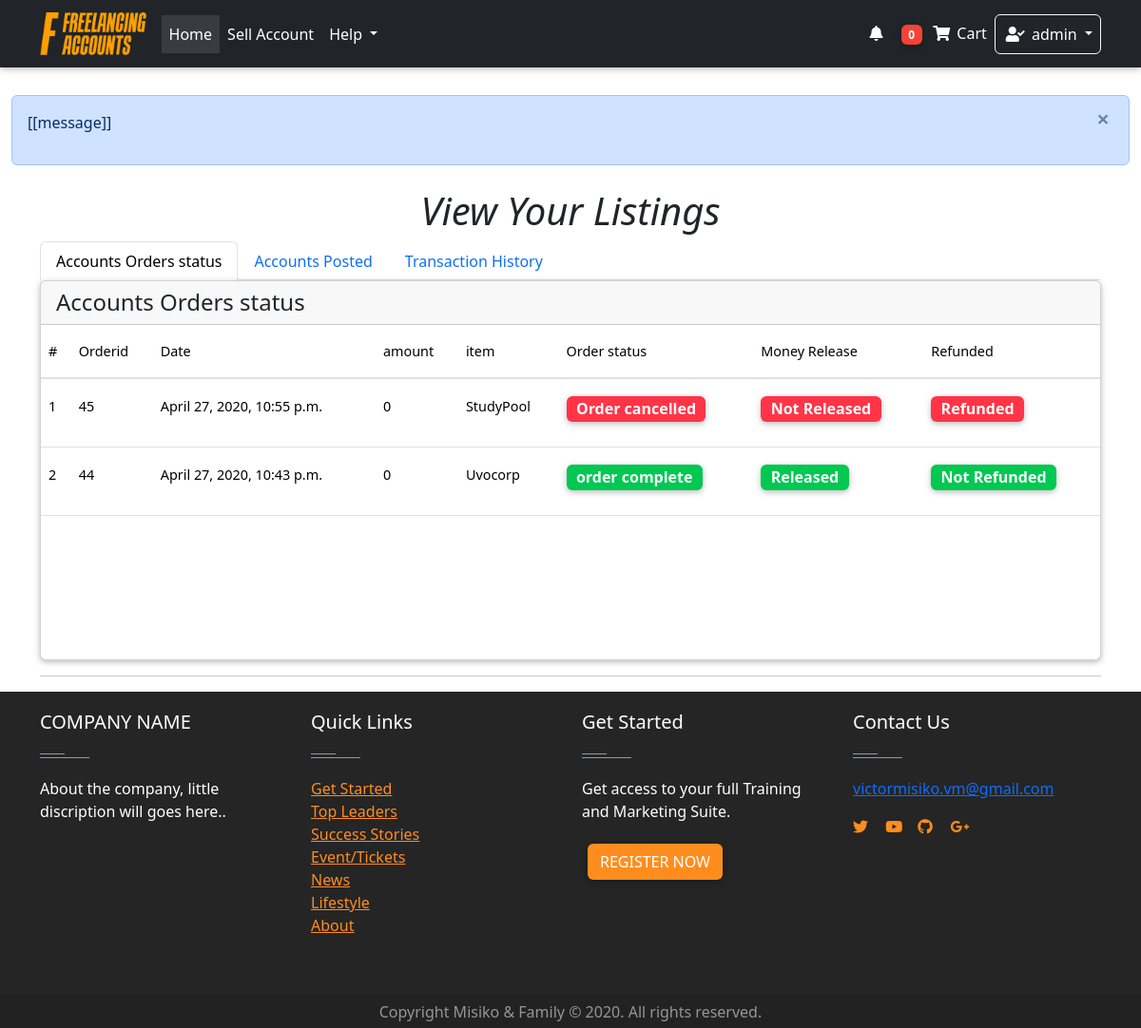
Page /dashboard/transactions/ (signed in) on the earlier database version.
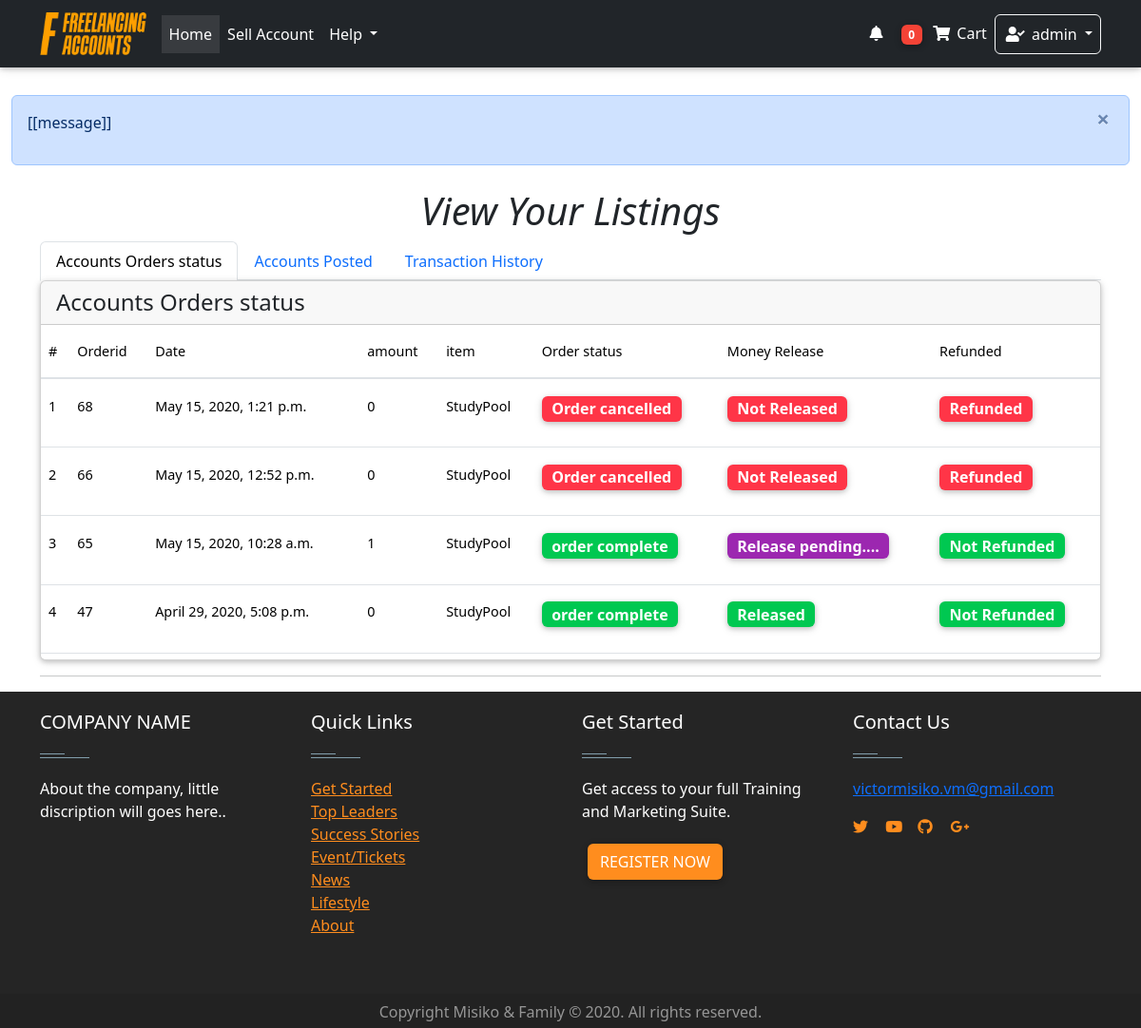
Same page on the later database version.
### Home/models.py (models this page shows, shortened)
class Order(models.Model):
    user = models.ForeignKey(settings.AUTH_USER_MODEL,on_delete = models.CASCADE)
    items = models.ManyToManyField(OrderItem)
    start_date = models.DateField(auto_now_add = True)
    ordered_date = models.DateTimeField()
    ordered = models.BooleanField(default = False)
    seller = models.ForeignKey(settings.AUTH_USER_MODEL,on_delete = models.CASCADE, related_name="user", blank=True, null = True)
    amount = models.IntegerField(default=0.0)
    released = models.BooleanField(default=False)
    refund = models.BooleanField(default=False)
    billing_address = models.ForeignKey(
        "BillingAddress", on_delete = models.SET_NULL, blank = True, null = True)

class OrderItem(models.Model):
    user = models.ForeignKey(settings.AUTH_USER_MODEL,on_delete = models.CASCADE)
    item = models.ForeignKey(Item, on_delete = models.CASCADE)
    quantity = models.IntegerField(default= 1)
    ordered = models.BooleanField(default = False)

class Item(models.Model):
    created_by = models.ForeignKey(settings.AUTH_USER_MODEL,on_delete = models.CASCADE,blank = True, null = True, editable = False)
    created_at = models.DateTimeField(auto_now_add= True, blank = True, null = True )
    title = models.CharField(max_length = 100)
    price = models.FloatField(default = 0.0)
    discountprice = models.FloatField(blank= True, null = True)
    category = models.CharField(choices = Category_choices, max_length=2)
    label = models.CharField(choices = Label_choices, max_length=1)
    Level = models.CharField(choices = Level_choices, max_length = 15 ,blank= True, null = True)
    finished_orders = models.IntegerField(default = 1)
    rating = models.IntegerField(default = 50 )
    Reviews =models.IntegerField( default = 1)
    profile = models.CharField( max_length = 20)
    description = models.TextField()
    diplay_pic = models.ImageField(upload_to = "display_pics/%Y%m%d/", max_length =255 )
    contact = models.CharField(max_length=15 ,null = True,blank= True)
    def get_discount_price(self):
        discount = self.price - self.discountprice
        return discount

### dashboard/views.py (the view)
# urls.py: path('transactions/', views.TransactionsView.as_view(), name = "transactions"),
class TransactionsView(generic.ListView):
    model = WithdrawPayouts
    template_name = "dashboard/view_transactions.html"
    def get_context_data(self, **kwargs):
        context = super(TransactionsView, self).get_context_data(**kwargs)
        order = Order.objects.filter(seller = self.request.user).order_by("-ordered_date")
        items = Item.objects.filter(created_by = self.request.user).order_by("-created_at")
        context["items"] = items
        context["order"] = order
        return context

### Home/templatetags/cart_template_tags.py (called while the page is built)
@register.filter
def cart_item_count(user):
    if user.is_authenticated:
        qs = Order.objects.filter(user = user, ordered = False)
        if qs.exists():
            return qs[0].items.count()
    return 0

@register.filter
def account_cash(user):
    if user.is_authenticated:
        qs = AccountsModel.objects.get(user= user)
        amount= qs.amount
        return amount

### Home/templatetags/login_tag.py (called while the page is built)
@register.inclusion_tag('logins/login_form.html')
def login_form_tag(current_page=None):
    return {'loginform': LoginForm(),
            'redirect_to': current_page}

### Home/templates/dashboard/view_transactions.html (shortened to what the changed rows need)
{% extends 'base.html' %}
{% block content%}
    <main class="container ">
      <h1 class="text-center"><i> View Your Listings </i></h1>
        <div class="tab-content " id="myTabContentMD">
          <div class="tab-pane fade show active" id="profile-md" role="tabpanel" aria-labelledby="profile-tab-md">
            <div class="card" style="overflow-y:scroll; height:400px;">
              <div class="table-responsive  text-nowrap">
                  <table class="table table-hover ">
                    <thead>
                      <tr>
                        <th>#</th>
                        <th>Orderid</th>
                        <th>Date</th>
                        <th>amount</th>
                        <th> item </th>
                        <th> Order status</th>
                        <th> Money Release </th>
                        <th> Refunded </th>
                      </tr>
                    </thead>
                    <tbody>
                     {% for object in order %}
                      <tr>
                        <th scope="row">{{forloop.counter}}</th>
                        <td>{{ object.id }}</td>
                        <td>{{ object.ordered_date }}</td>
                        <td>{{ object.amount }}</td>
                        <td>
                          {% for obj in object.items.all %}
                            <p> {{obj.item.title}} </p>
                          {% endfor %}
                        </td>
                        <td>
                          {% if object.refund %}
                          <span class="badge badge-danger badge-pill" style="font-size: medium;"> Order cancelled </span>
                          {% elif object.ordered %}
                          <span class="badge badge-success badge-pill" style="font-size: medium;"> order complete </span>
                          {% else %}
                          <span class="badge purple badge-pill" style="font-size: medium;"> order in progress</span>
                          {% endif %}
                        </td>
                        <td>
                          {% if object.refund %}
                          <span class="badge badge-danger badge-pill" style="font-size: medium;"> Not Released </span>
                          {% elif object.released %}
                          <span class="badge badge-success badge-pill" style="font-size: medium;"> Released </span>
                          {% else %}
                          <span class="badge purple badge-pill" style="font-size: medium;"> Release pending.... </span>
                          {% endif %}
                        </td>
                        <td>
                          {% if object.refund %}
                          <span class="badge badge-danger badge-pill" style="font-size: medium;"> Refunded </span>
                          {% else %}
                          <span class="badge badge-success badge-pill" style="font-size: medium;"> Not Refunded </span>
                          {% endif %}
                        </td>
                      </tr>
                      {% empty %}
                      <tr>
                        <th scope="row"> </th>
                        <td colspan="4"> You have no previous orders to refund you Money </td>
                      </tr>
                      {% endfor %}
                    </tbody>
                  </table>
                </div>
          </div>
          </div>
        </div>
</main>
{% endblock %}

Differences in the rows shown:
no longer on this page (row unchanged): Order: id "45", ordered_date "April 27, 2020, 10:55 p.m.", amount "0", refund "Order cancelled", OrderItem (item "StudyPool")
no longer on this page (row unchanged): Order: id "44", ordered_date "April 27, 2020, 10:43 p.m.", amount "0", refund "order complete"
no longer on this page (row unchanged): OrderItem: item "Uvocorp", shown under "44"
added Order: id "68", ordered_date "May 15, 2020, 1:21 p.m.", amount "0", refund "Order cancelled"
now on this page (row unchanged): OrderItem: item "StudyPool"
added Order: id "66", ordered_date "May 15, 2020, 12:52 p.m.", amount "0", refund "Order cancelled"
added Order: id "65", ordered_date "May 15, 2020, 10:28 a.m.", amount "1", refund "order complete", OrderItem (item "StudyPool")
added Order: id "47", ordered_date "April 29, 2020, 5:08 p.m.", amount "0", refund "order complete", OrderItem (item "StudyPool")
